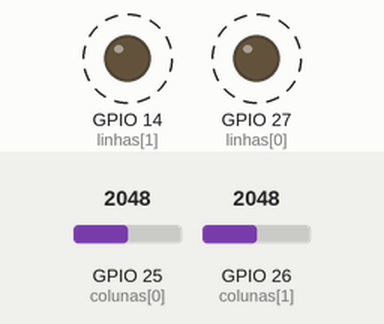
Recording of a sketch running on a simulated ESP32. On the bench: output pins drawn as LEDs (lit = HIGH). Dashed ring = blinking. The test bench sets the inputs (shaded band); at power-on: GPIO 25 (colunas[0]) = 2048, GPIO 26 (colunas[1]) = 2048. What the sketch prints to the serial monitor is not drawn.

Above: at 1.2 s.
Timing chart, 0 to 5.1 s (numbered marks = the images above):
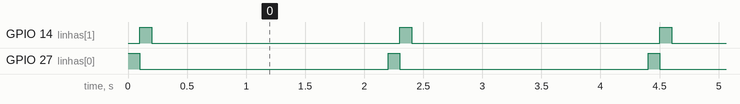

Measured:
- by itself, GPIO 14 (linhas[1]), GPIO 27 (linhas[0]): alternates HIGH for 0.10 s and LOW for 2.1 s

The sketch:

Matriz.ino
```cpp
int linhas[2]={27,14};
int colunas[2] = {25,26};

void setup() {
 for (int i = 0; i<2;i++){
  pinMode(linhas[i],OUTPUT);
  pinMode(colunas[i],INPUT);
 }
 Serial.begin(115200);
}

void loop() {
for (int l = 0; l<2;l++){
  digitalWrite(linhas[l],HIGH);
    for(int c = 0; c<2; c++){
      float valor = analogRead(colunas[c]);
      Serial.print("Linha ");
      Serial.print(l);
      Serial.print(" | Coluna ");
      Serial.print(c);
      Serial.print(" = ");
      Serial.println(valor);
    }
  delay(100);
  digitalWrite(linhas[l],LOW);
}
Serial.println("---------");
delay(2000);
}
```
